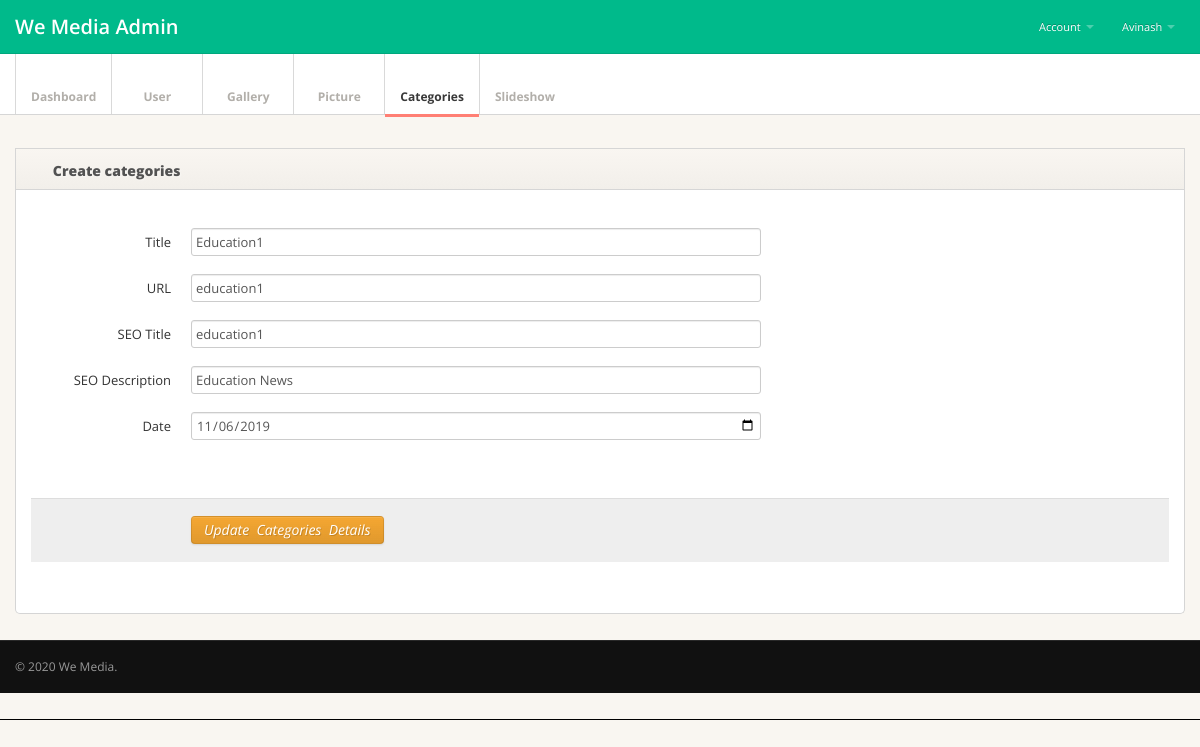
Page /Super_Admin/categories.php?edit=1 (signed in) on the committed database.
### tables this page shows
CREATE TABLE `tbl_categories` (
  `id` int(5) NOT NULL,
  `title` varchar(40) DEFAULT NULL,
  `url` varchar(40) DEFAULT NULL,
  `seo_title` varchar(255) DEFAULT NULL,
  `seo_desc` varchar(255) DEFAULT NULL,
  `c_date` date NOT NULL,
  `date` timestamp NULL DEFAULT CURRENT_TIMESTAMP ON UPDATE CURRENT_TIMESTAMP,
  `status` tinyint(1) DEFAULT '1'
);

### Super_Admin/engine/engine.php (called while the page is built, shortened)
<?php
if(isset($_GET['edit'])){
    $id1=$_GET['edit'];
    if($type=="user"){
	$sql="SELECT * FROM tbl_module_$type WHERE id='$id1'";
    }else{
        $sql="SELECT * FROM tbl_$type WHERE id='$id1'";
    }
    $query=mysqli_query($con,$sql);
  $editData=mysqli_fetch_assoc($query);
  }
?>

### Super_Admin/Manager/categories/form.php (the view, shortened to what this page needs)
							<div class="tab-pane active" id="formcontrols">
								<form id="edit-profile" class="form-horizontal" action="<?php echo $_SERVER['PHP_SELF'];?>" method="post" enctype="multipart/form-data">
									<fieldset>
													 <div class="control-group">
											<label class="control-label" for="title">Title</label>
											<div class="controls">
												<input type="text" class="span6" id="title" name="title" onkeyup="convertToSlug(this.value);convertToComa(this.value);" value="<?php echo isset($editData)?$editData['title']:"";?>">
											</div>
										</div>
										<div class="control-group">
											<label class="control-label" for="url">URL</label>
											<div class="controls">
												<input type="text" class="span6" id="url" name="url" value="<?php echo isset($editData)?$editData['url']:"";?>">
											</div>
										</div>
										<div class="control-group">
											<label class="control-label" for="seo_title">SEO Title</label>
											<div class="controls">
												<input type="text" class="span6" id="seo_title" name="seo_title" value="<?php echo isset($editData)?$editData['seo_title']:"";?>">
											</div>
										</div>
										<div class="control-group">
											<label class="control-label" for="seo_desc">SEO Description</label>
											<div class="controls">
												<input type="text" class="span6" id="seo_desc" name="seo_desc" value="<?php echo isset($editData)?$editData['seo_desc']:"";?>">
											</div>
										</div>
										<div class="control-group">
											<label class="control-label" for="date">Date</label>
											<div class="controls">
												<input type="date" class="span6" id="date" name="dat" value="<?php echo isset($editData)?$editData['c_date']:"";?>">
											</div>
										</div>
										 <br />
										<div class="form-actions">
										<?php
    if(isset($editData)){
	?>
	<button type="submit" class="btn btn-warning" name="u_<?php echo $type;?>"><i class="fa fa-plus-square"> Update &nbsp;<?php echo ucfirst($type);?> &nbsp;Details</i></button>
      <?php
	}else{
	  ?>
<button type="submit" class="btn btn-success" name="c_<?php echo $type;?>"> Create <?php echo ucfirst($type);?></button>
<?php
	}
	  ?>
											</div>
									</fieldset>
								</form>
								</div>

### Super_Admin/css/style.css (style rules this page uses)
body { background: #f9f6f1; font: 13px/1.7em 'Open Sans'; }
input, button, select, textarea { font-family: 'Open Sans'; }

### rows in the picture
tbl_categories: title "Education1", url "education1", seo_title "education1", seo_desc "Education News", dat "11/06/2019"

### other values in the picture
$_SESSION['newAccount-AdminLogin'] "Avinash"
$type "categories"
$type "Categories"
